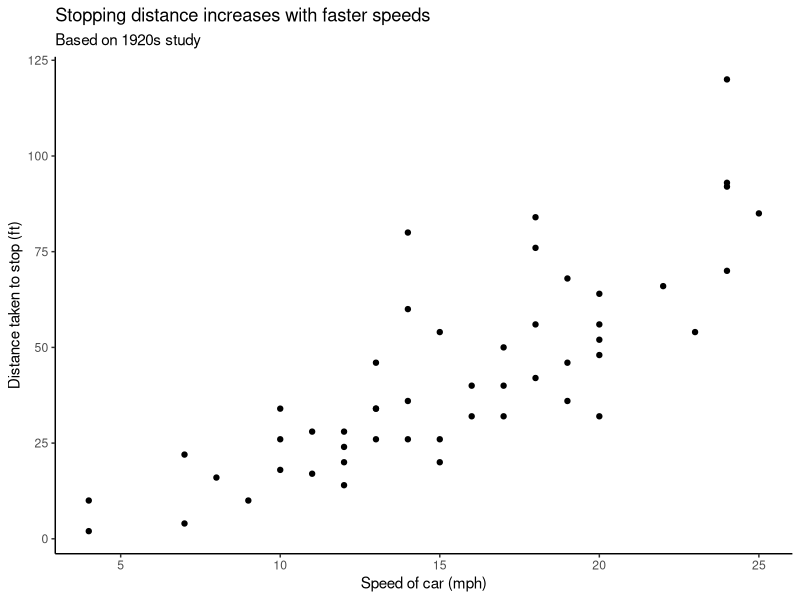

Write the R code that produced this figure. (Note: this script raises an error after producing the figure.)
## ---- chunk 1
#| label: setup
#| include: false

# Set code chunk defaults 
# Consider adding `message = FALSE` option
knitr::opts_chunk$set(echo = FALSE) 
                      
# Set R environment options
options(knitr.kable.NA = '')

# Load packages
library(tidyverse)

## ---- chunk 2
#| label: ggplot-example
#| fig.align: left
#| out.width: 100%

ggplot(data = cars, aes(x = speed, y = dist)) + 
  geom_point() + 
  labs(x = "Speed of car (mph)",
       y = "Distance taken to stop (ft)",
       title = "Stopping distance increases with faster speeds",
       subtitle = "Based on 1920s study") +
  theme_classic()
## ---- chunk 3
#| label: ds-salaries-app
#| out.width: "100%"

knitr::include_app("https://bebailey.shinyapps.io/data-science-salaries",
                   height = "500px")
## ---- chunk 4
##| label: dt-example
# #| message: false
# #| echo: true
# 
# library(DT)
# mtcars |>
#   select(mpg, cyl, hp) |>
#   datatable(colnames = c("MPG", "Number of cylinders", "Horsepower"),
#             filter = 'top',
#             options = list(pageLength = 10, autoWidth = TRUE))
## ---- chunk 5
#| label: kable-example
#| echo: true
#| message: false

library(kableExtra)
summary(cars) |>
  kbl(col.names = c("Speed", "Distance"), row.names = FALSE) |>
  kable_styling(bootstrap_options = "striped", full_width = FALSE) |>
  row_spec(0, bold = TRUE) |>
  column_spec(1:2, width = "1.5in") 
## ---- chunk 6
#| fig.cap: '"Safe Space" by artist Kenesha Sneed'
#| out.width: 80%
#| fig.align: center

knitr::include_graphics("characteranimation.gif")
## ---- chunk 7
#| fig.cap: "This is a figure caption"
#| out.width: 50%
#| fig.align: center
knitr::include_graphics("https://media.giphy.com/media/H7ZrrA9V2pd3Tehdds/giphy.gif")
## ---- chunk 8
#| out.width: 80%
#| fig.align: right
mtcars |>
  ggplot(aes(x = wt, y = mpg)) +
  geom_point()
## ---- chunk 9
citation("DT")
